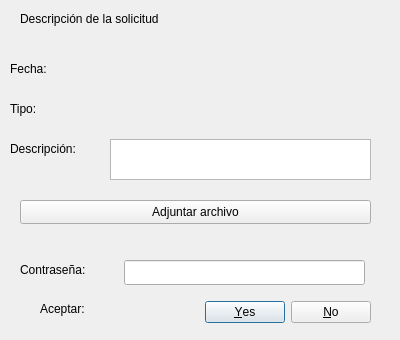
<?xml version="1.0" encoding="UTF-8"?>
<ui version="4.0">
 <class>request_description</class>
 <widget class="QDialog" name="request_description">
  <property name="geometry">
   <rect>
    <x>0</x>
    <y>0</y>
    <width>400</width>
    <height>340</height>
   </rect>
  </property>
  <property name="windowTitle">
   <string>Dialog</string>
  </property>
  <widget class="QLabel" name="label">
   <property name="geometry">
    <rect>
     <x>20</x>
     <y>10</y>
     <width>291</width>
     <height>17</height>
    </rect>
   </property>
   <property name="text">
    <string>Descripción de la solicitud</string>
   </property>
  </widget>
  <widget class="QLabel" name="label_3">
   <property name="geometry">
    <rect>
     <x>10</x>
     <y>100</y>
     <width>41</width>
     <height>17</height>
    </rect>
   </property>
   <property name="text">
    <string>Tipo:</string>
   </property>
  </widget>
  <widget class="QLabel" name="label_fecha">
   <property name="geometry">
    <rect>
     <x>70</x>
     <y>60</y>
     <width>261</width>
     <height>20</height>
    </rect>
   </property>
   <property name="text">
    <string/>
   </property>
  </widget>
  <widget class="QLabel" name="label_4">
   <property name="geometry">
    <rect>
     <x>10</x>
     <y>140</y>
     <width>91</width>
     <height>17</height>
    </rect>
   </property>
   <property name="text">
    <string>Descripción:</string>
   </property>
  </widget>
  <widget class="QLabel" name="label_tipo">
   <property name="geometry">
    <rect>
     <x>60</x>
     <y>100</y>
     <width>271</width>
     <height>20</height>
    </rect>
   </property>
   <property name="text">
    <string/>
   </property>
  </widget>
  <widget class="QDialogButtonBox" name="buttonBox">
   <property name="geometry">
    <rect>
     <x>120</x>
     <y>300</y>
     <width>251</width>
     <height>25</height>
    </rect>
   </property>
   <property name="locale">
    <locale language="Spanish" country="Mexico"/>
   </property>
   <property name="standardButtons">
    <set>QDialogButtonBox::No|QDialogButtonBox::Yes</set>
   </property>
  </widget>
  <widget class="QLabel" name="accept_label">
   <property name="geometry">
    <rect>
     <x>40</x>
     <y>300</y>
     <width>67</width>
     <height>17</height>
    </rect>
   </property>
   <property name="text">
    <string>Aceptar:</string>
   </property>
  </widget>
  <widget class="QLabel" name="password_label">
   <property name="geometry">
    <rect>
     <x>20</x>
     <y>260</y>
     <width>81</width>
     <height>20</height>
    </rect>
   </property>
   <property name="text">
    <string>Contraseña:</string>
   </property>
  </widget>
  <widget class="QLineEdit" name="lineEdit">
   <property name="geometry">
    <rect>
     <x>124</x>
     <y>260</y>
     <width>241</width>
     <height>25</height>
    </rect>
   </property>
  </widget>
  <widget class="QLabel" name="label_2">
   <property name="geometry">
    <rect>
     <x>10</x>
     <y>60</y>
     <width>51</width>
     <height>17</height>
    </rect>
   </property>
   <property name="text">
    <string>Fecha:</string>
   </property>
  </widget>
  <widget class="QPushButton" name="file_button">
   <property name="geometry">
    <rect>
     <x>20</x>
     <y>200</y>
     <width>351</width>
     <height>24</height>
    </rect>
   </property>
   <property name="text">
    <string>Adjuntar archivo</string>
   </property>
  </widget>
  <widget class="QPlainTextEdit" name="label_descripcion">
   <property name="geometry">
    <rect>
     <x>110</x>
     <y>139</y>
     <width>261</width>
     <height>41</height>
    </rect>
   </property>
  </widget>
 </widget>
 <resources/>
 <connections/>
</ui>
